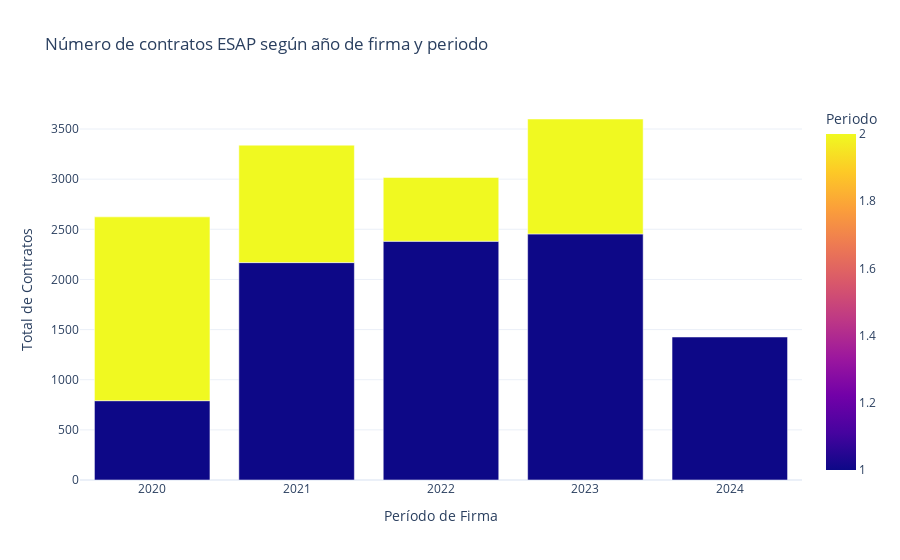

This figure's notebook cell:
### Markdown cell above
_Número de contratos ESAP por semestre 2020 - 2024_

### Code cell
# Agrupar por 'ano_fecha_de_firma' y 'periodo', y contar el número de contratos
total_contratos_por_ano_periodo = secop.groupby(['ano_fecha_de_firma', 'periodo']).size().reset_index(name='total_contratos')

# Crear el gráfico utilizando Plotly
import plotly.express as px

fig = px.bar(total_contratos_por_ano_periodo, x='ano_fecha_de_firma', y='total_contratos',
             color='periodo', barmode='group',
             labels={'total_contratos': 'Total de Contratos', 'ano_fecha_de_firma': 'Año de Firma', 'periodo': 'Periodo'},
             title='Número de contratos ESAP según año de firma y periodo')

# Personalizar el diseño del gráfico
fig.update_layout(
    xaxis=dict(tickmode='linear', title='Período de Firma'),
    yaxis=dict(title='Total de Contratos'),
    legend_title='Periodo',
    template='plotly_white'
)

# Mostrar el gráfico
fig.show()

### Figure 1 — Plotly figure (JSON) as saved in the notebook; plotly's stock layout.template omitted (floating-point values rounded to 4 significant figures)
{"data": [{"alignmentgroup": "True", "hovertemplate": "Año de Firma=%{x}<br>Total de Contratos=%{y}<br>Periodo=%{marker.color}<extra></extra>", "legendgroup": "", "marker": {"color": [1, 2, 1, 2, 1, 2, 1, 2, 1], "coloraxis": "coloraxis", "pattern": {"shape": ""}}, "name": "", "offsetgroup": "", "orientation": "v", "showlegend": false, "textposition": "auto", "type": "bar", "x": [2020, 2020, 2021, 2021, 2022, 2022, 2023, 2023, 2024], "xaxis": "x", "y": [791, 1833, 2168, 1171, 2381, 636, 2454, 1146, 1426], "yaxis": "y"}], "layout": {"barmode": "group", "coloraxis": {"colorbar": {"title": {"text": "Periodo"}}, "colorscale": [[0, "#0d0887"], [0.1111, "#46039f"], [0.2222, "#7201a8"], [0.3333, "#9c179e"], [0.4444, "#bd3786"], [0.5556, "#d8576b"], [0.6667, "#ed7953"], [0.7778, "#fb9f3a"], [0.8889, "#fdca26"], [1, "#f0f921"]]}, "legend": {"title": {"text": "Periodo"}, "tracegroupgap": 0}, "title": {"text": "Número de contratos ESAP según año de firma y periodo"}, "xaxis": {"anchor": "y", "domain": [0, 1], "tickmode": "linear", "title": {"text": "Período de Firma"}}, "yaxis": {"anchor": "x", "domain": [0, 1], "title": {"text": "Total de Contratos"}}}}
